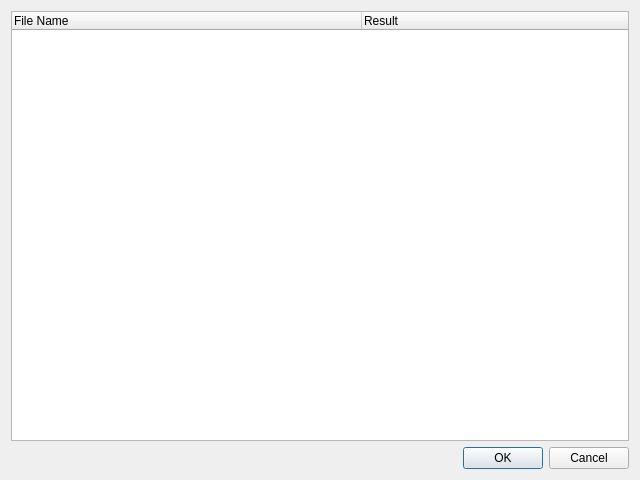
<?xml version="1.0" encoding="UTF-8"?>
<ui version="4.0">
 <class>VerifyFilesDialog</class>
 <widget class="QDialog" name="VerifyFilesDialog">
  <property name="geometry">
   <rect>
    <x>0</x>
    <y>0</y>
    <width>640</width>
    <height>480</height>
   </rect>
  </property>
  <property name="windowTitle">
   <string>Verify Files</string>
  </property>
  <layout class="QVBoxLayout" name="verticalLayout">
   <item>
    <widget class="QTreeWidget" name="treeWidget">
     <attribute name="headerDefaultSectionSize">
      <number>350</number>
     </attribute>
     <attribute name="headerDefaultSectionSize">
      <number>350</number>
     </attribute>
     <column>
      <property name="text">
       <string>File Name</string>
      </property>
     </column>
     <column>
      <property name="text">
       <string>Result</string>
      </property>
     </column>
    </widget>
   </item>
   <item>
    <widget class="QDialogButtonBox" name="buttonBox">
     <property name="orientation">
      <enum>Qt::Horizontal</enum>
     </property>
     <property name="standardButtons">
      <set>QDialogButtonBox::Cancel|QDialogButtonBox::Ok</set>
     </property>
    </widget>
   </item>
  </layout>
 </widget>
 <resources/>
 <connections>
  <connection>
   <sender>buttonBox</sender>
   <signal>accepted()</signal>
   <receiver>VerifyFilesDialog</receiver>
   <slot>accept()</slot>
   <hints>
    <hint type="sourcelabel">
     <x>248</x>
     <y>254</y>
    </hint>
    <hint type="destinationlabel">
     <x>157</x>
     <y>274</y>
    </hint>
   </hints>
  </connection>
  <connection>
   <sender>buttonBox</sender>
   <signal>rejected()</signal>
   <receiver>VerifyFilesDialog</receiver>
   <slot>reject()</slot>
   <hints>
    <hint type="sourcelabel">
     <x>316</x>
     <y>260</y>
    </hint>
    <hint type="destinationlabel">
     <x>286</x>
     <y>274</y>
    </hint>
   </hints>
  </connection>
 </connections>
</ui>
